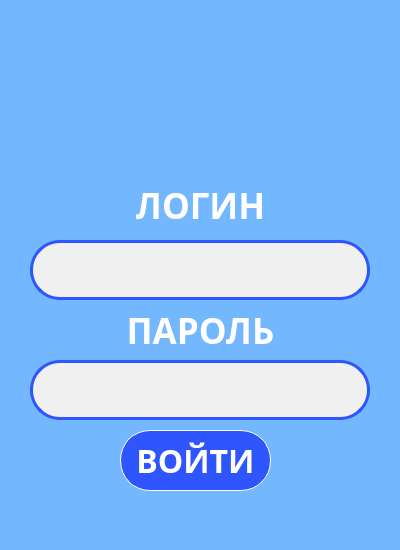
<?xml version="1.0" encoding="UTF-8"?>
<ui version="4.0">
 <class>MainWindow</class>
 <widget class="QMainWindow" name="MainWindow">
  <property name="geometry">
   <rect>
    <x>0</x>
    <y>0</y>
    <width>400</width>
    <height>550</height>
   </rect>
  </property>
  <property name="minimumSize">
   <size>
    <width>400</width>
    <height>550</height>
   </size>
  </property>
  <property name="maximumSize">
   <size>
    <width>400</width>
    <height>550</height>
   </size>
  </property>
  <property name="windowTitle">
   <string>MainWindow</string>
  </property>
  <property name="styleSheet">
   <string notr="true">background-color:rgb(115, 183, 255);</string>
  </property>
  <widget class="QWidget" name="centralwidget">
   <widget class="QLabel" name="label">
    <property name="geometry">
     <rect>
      <x>110</x>
      <y>20</y>
      <width>181</width>
      <height>161</height>
     </rect>
    </property>
    <property name="text">
     <string/>
    </property>
    <property name="pixmap">
     <pixmap>../img/login.png</pixmap>
    </property>
    <property name="scaledContents">
     <bool>true</bool>
    </property>
    <property name="alignment">
     <set>Qt::AlignCenter</set>
    </property>
   </widget>
   <widget class="QLineEdit" name="login_input">
    <property name="geometry">
     <rect>
      <x>30</x>
      <y>240</y>
      <width>340</width>
      <height>60</height>
     </rect>
    </property>
    <property name="font">
     <font>
      <family>Myriad Pro</family>
      <pointsize>20</pointsize>
      <weight>75</weight>
      <bold>true</bold>
     </font>
    </property>
    <property name="styleSheet">
     <string notr="true">background-color: rgb(240, 240, 240);
border: 3px solid  rgb(47, 85, 255);
border-radius: 30px;
color: rgb(47, 85, 255);
</string>
    </property>
    <property name="echoMode">
     <enum>QLineEdit::Normal</enum>
    </property>
    <property name="alignment">
     <set>Qt::AlignCenter</set>
    </property>
   </widget>
   <widget class="QLabel" name="label_2">
    <property name="geometry">
     <rect>
      <x>30</x>
      <y>180</y>
      <width>341</width>
      <height>51</height>
     </rect>
    </property>
    <property name="font">
     <font>
      <family>Myriad Pro</family>
      <pointsize>26</pointsize>
      <weight>75</weight>
      <bold>true</bold>
     </font>
    </property>
    <property name="styleSheet">
     <string notr="true">color: rgb(255, 255, 255);</string>
    </property>
    <property name="text">
     <string>ЛОГИН</string>
    </property>
    <property name="alignment">
     <set>Qt::AlignCenter</set>
    </property>
   </widget>
   <widget class="QLabel" name="label_3">
    <property name="geometry">
     <rect>
      <x>30</x>
      <y>310</y>
      <width>341</width>
      <height>41</height>
     </rect>
    </property>
    <property name="font">
     <font>
      <family>Myriad Pro</family>
      <pointsize>26</pointsize>
      <weight>75</weight>
      <bold>true</bold>
     </font>
    </property>
    <property name="styleSheet">
     <string notr="true">color: rgb(255, 255, 255);</string>
    </property>
    <property name="text">
     <string>ПАРОЛЬ</string>
    </property>
    <property name="alignment">
     <set>Qt::AlignCenter</set>
    </property>
   </widget>
   <widget class="QPushButton" name="btn_chek_auth">
    <property name="geometry">
     <rect>
      <x>120</x>
      <y>430</y>
      <width>151</width>
      <height>61</height>
     </rect>
    </property>
    <property name="font">
     <font>
      <family>Myriad Pro</family>
      <pointsize>24</pointsize>
      <weight>75</weight>
      <bold>true</bold>
     </font>
    </property>
    <property name="styleSheet">
     <string notr="true">QPushButton {
	background-color: rgb(47, 85, 255);
	border-radius: 30px;
	border: 1px solid #fff;
	color: rgb(255, 255, 255);
}

QPushButton: pressed {
	background-color: rgb(30, 55, 167);
}</string>
    </property>
    <property name="text">
     <string>ВОЙТИ</string>
    </property>
   </widget>
   <widget class="QLineEdit" name="password_input">
    <property name="geometry">
     <rect>
      <x>30</x>
      <y>360</y>
      <width>340</width>
      <height>60</height>
     </rect>
    </property>
    <property name="font">
     <font>
      <family>Myriad Pro</family>
      <pointsize>20</pointsize>
      <weight>75</weight>
      <bold>true</bold>
     </font>
    </property>
    <property name="styleSheet">
     <string notr="true">background-color: rgb(240, 240, 240);
border: 3px solid  rgb(47, 85, 255);
border-radius: 30px;
color: rgb(47, 85, 255);
</string>
    </property>
    <property name="echoMode">
     <enum>QLineEdit::Password</enum>
    </property>
    <property name="alignment">
     <set>Qt::AlignCenter</set>
    </property>
   </widget>
   <widget class="QLabel" name="error_label">
    <property name="geometry">
     <rect>
      <x>40</x>
      <y>500</y>
      <width>321</width>
      <height>31</height>
     </rect>
    </property>
    <property name="font">
     <font>
      <family>Myanmar Text</family>
      <pointsize>16</pointsize>
      <weight>75</weight>
      <bold>true</bold>
     </font>
    </property>
    <property name="styleSheet">
     <string notr="true">color: rgb(255, 0, 4);</string>
    </property>
    <property name="text">
     <string/>
    </property>
    <property name="alignment">
     <set>Qt::AlignCenter</set>
    </property>
   </widget>
  </widget>
 </widget>
 <resources/>
 <connections/>
</ui>
